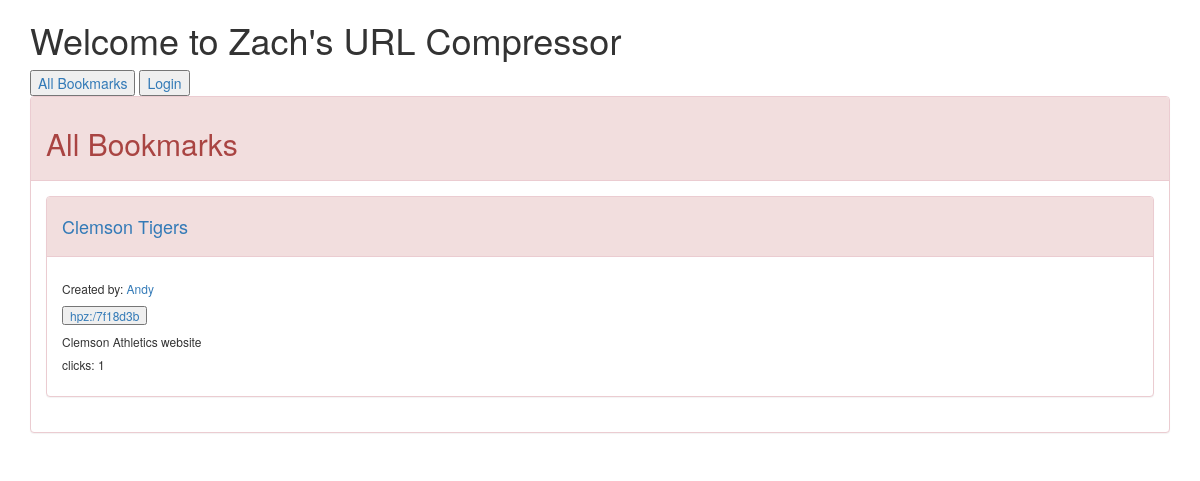
Page /user/4 on the committed database.
### compressor/models.py (models this page shows)
class Bookmark(models.Model):
    author = models.ForeignKey(User)
    long_url = models.URLField()
    short_url = models.CharField(max_length=50 )
    created = models.DateTimeField(auto_now_add=True)
    description = models.TextField(null=True)
    title = models.CharField(max_length=25)
    objects = BookmarkManager()
    @property
    def click_count(self):
        return self.click_set.all().count()
    class Meta:
        ordering = ["-created"]

### compressor/views.py (the view)
# urls.py: url(r'^user/(?P<pk>\d+)$', UserBookmarkListView.as_view(), name="user_bookmark_list"),
class UserBookmarkListView(ListView):
    model = Bookmark
    def get_queryset(self):
        user_id = self.kwargs.get("pk")
        return self.model.objects.filter(author__id=user_id)

### compressor/templates/compressor/bookmark_list.html (shortened to what this page needs)
{% extends 'base.html' %}
{% block content %}
        <div class="row">
            <div class="col-md-12">
                <div class="panel panel-danger">
                    <div class="panel-heading">
                        <h2>All Bookmarks</h2>
                    </div>
                    <div class="panel-body">
                    <div class="panel panel-danger">
                            {% for bookmark in object_list %}
                            <div class="panel-heading">
                                <h4>
                                    <a href="{% url 'bookmark_detail' bookmark.id %}">
                                        {{ bookmark.title}}
                                    </a>
                                </h4>
                            </div>
                            <div class="panel-body">
                                <h6> Created by:
                                    <a href="{% url 'user_bookmark_list' bookmark.author_id%}">
                                        {{ bookmark.author }}
                                    </a>
                                </h6>
                                <h6>
                                    <form action="{% url 'click' bookmark.id %}" method="post">
                                        <a href="{{ bookmark.long_url }}">
                                            <input type="submit" value="{{ bookmark.short_url }}">
                                        </a>
                                    </form>
                                </h6>
                                <h6>{{ bookmark.description }}</h6>
                                <h6>clicks: {{ bookmark.click_count }}</h6>
                            </div>
                            {% endfor %}
                            </div>
                        </div>
                    </div>
                    </div>
                </div>
            </div>
{% endblock %}

### rows in the picture
Bookmark: title "Clemson Tigers", author "Andy", short_url "hpz:/7f18d3b", description "Clemson Athletics website", click_count "1"
